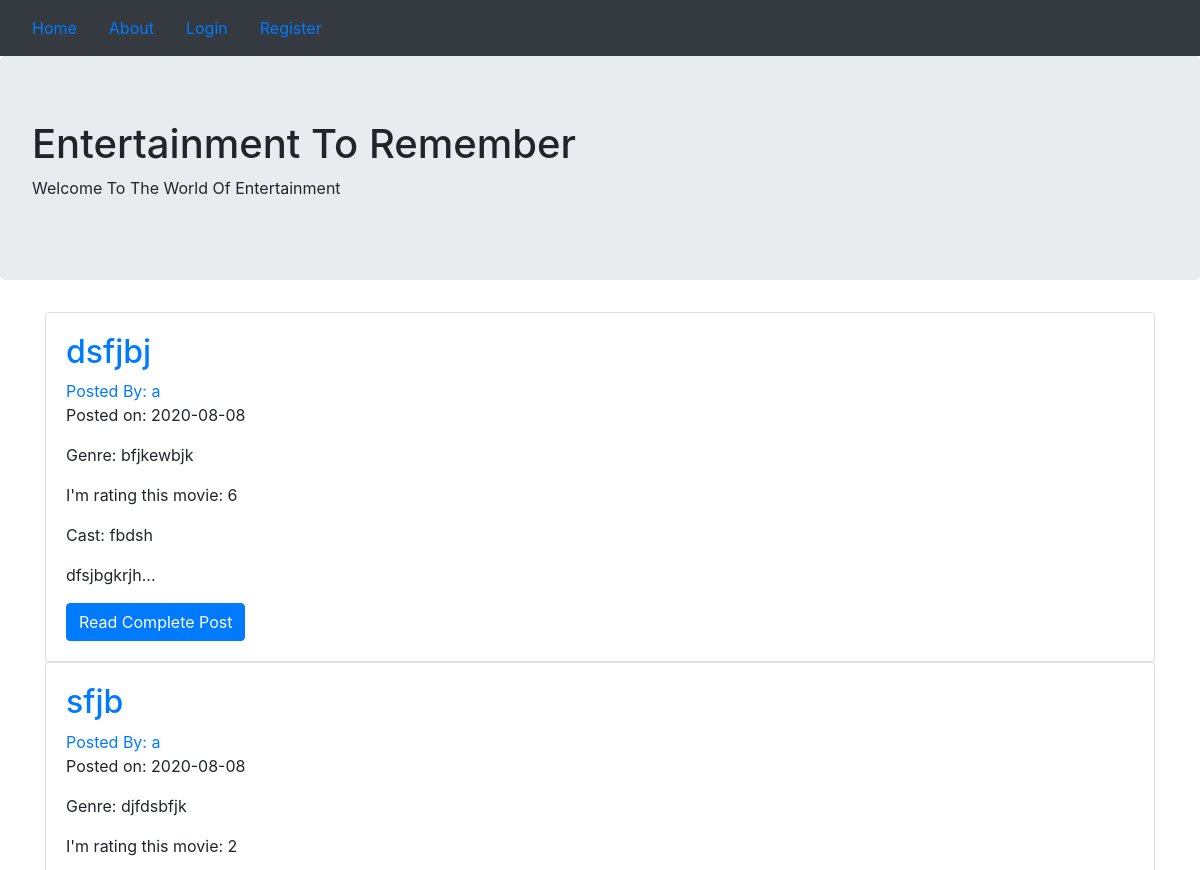
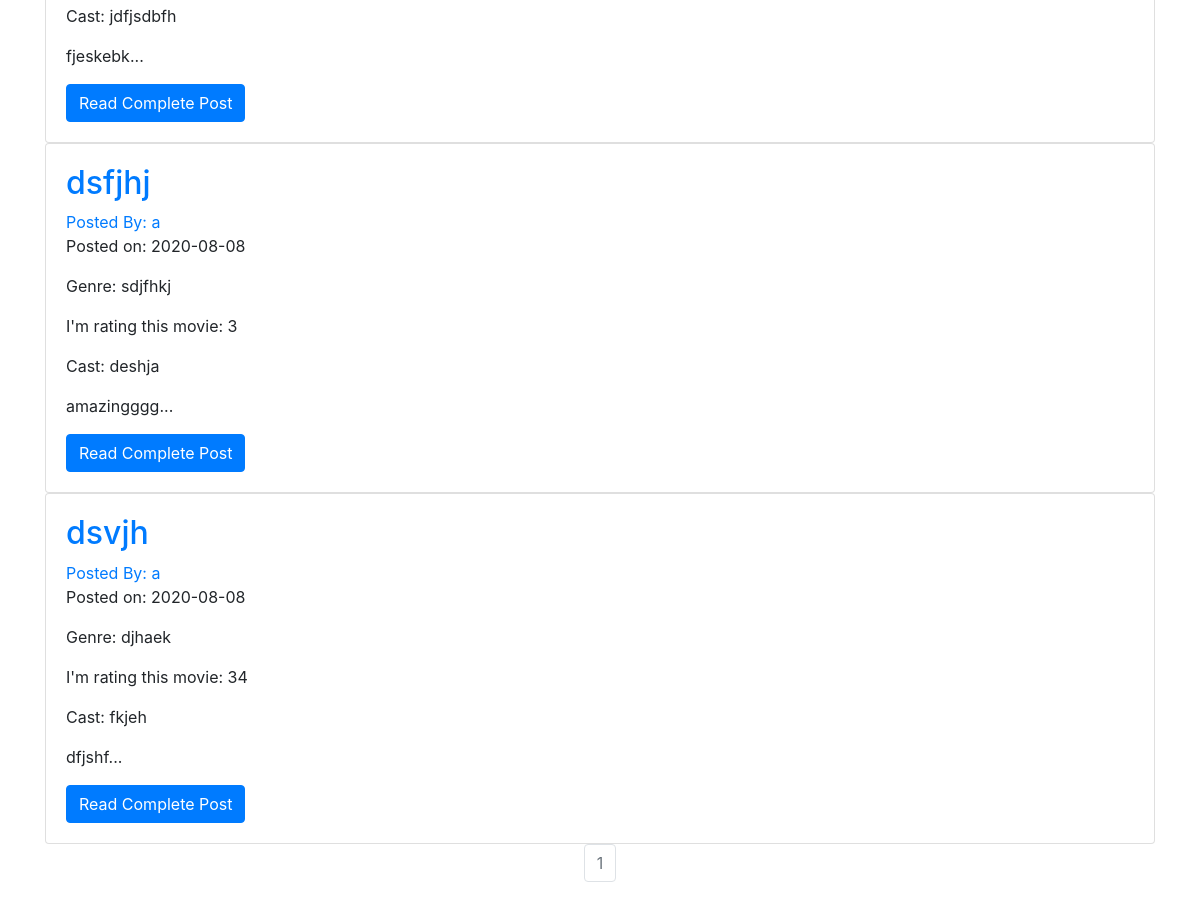
The page / on the database its author committed (2 pictures, top to bottom).
### myproject/models.py (models this page shows, shortened)
class Movie(db.Model):
    id = db.Column(db.Integer, primary_key=True)
    user_id = db.Column(db.Integer, db.ForeignKey('users.id'), nullable=False)
    name = db.Column(db.String(64), nullable=False)
    cast = db.Column(db.String(128), nullable=False)
    rating = db.Column(db.Integer, nullable=False)
    genre = db.Column(db.String, nullable=False)
    review = db.Column(db.Text, nullable=False)
    date = db.Column(db.DateTime, nullable=False, default=datetime.utcnow)

class User(db.Model, UserMixin):
    __tablename__ = 'users'
    id = db.Column(db.Integer, primary_key=True)
    name = db.Column(db.String(64), nullable=False)
    profile_image = db.Column(db.String(64), nullable=False, default='default_profile.png')
    email = db.Column(db.String(64), unique=True, index=True)
    username = db.Column(db.String(64), unique=True, index=True)
    password_hash = db.Column(db.String(128))
    posts = db.relationship('Movie', backref='audience', lazy=True)

### myproject/core/views.py (the view)
@core.route('/')
def index():
    page = request.args.get(1, type=int)
    movie_posts = Movie.query.order_by(Movie.date.desc()).paginate(page=page, per_page=10)
    return render_template('index.html', movie_posts=movie_posts)

### myproject/templates/index.html (shortened to what this page needs)
{% extends 'base.html' %}
{% block content %}
 <div class="jumbotron">
    <h1>Entertainment To Remember</h1>
    <p>Welcome To The World Of Entertainment</p>
  </div>
  <div class="container">
    {% for post in movie_posts.items %}
    <div class="card" >
      <div class="card-body">
        <h2><a class="card-title" href="  {{ url_for('movie.movie_post', movie_id=post.id) }}">{{ post.name }}</a></h2>
        <a href="{{ url_for('users.user_posts', username=post.audience.username) }}">Posted By: {{ post.audience.username }}</a>
        <p>Posted on: {{ post.date.strftime('%Y-%m-%d') }}</p>
        <p>Genre: {{ post.genre }}</p>
        <p>I'm rating this movie: {{ post.rating }}</p>
        <p>Cast: {{ post.cast }}</p>
        <p class="card-text">{{ post.review[:10] }}...</p>
        <a href="{{ url_for('movie.movie_post', movie_id=post.id) }}" class="btn btn-primary">Read Complete Post</a>
      </div>
    </div>
   {% endfor %}
   <nav aria-label="Page navigation example">
     <ul class="pagination justify-content-center">
       {% for page_num in movie_posts.iter_pages(left_edge=1, right_edge=1, left_current=1, right_current=2) %}
          {% if movie_posts.page == page_num %}
          <li class="page-item disabled">
            <a class="page-link" href="{{ url_for('core.index', page=page_num) }}">{{ page_num }}</a></li>
          {% else %}
            <li class="page-item"><a class="page-link" href="{{ url_for('core.index', page=page_num) }}">{{ page_num }}</a></li>
          {% endif %}
      {% endfor %}
     </ul>
   </nav>
  </div>
{% endblock %}

### rows shown on the page
Movie: name "dsfjbj", audience.username "a", date "2020-08-08", genre "bfjkewbjk", rating "6", cast "fbdsh", review "dfsjbgkrjh"
Movie: name "sfjb", audience.username "a", date "2020-08-08", genre "djfdsbfjk", rating "2", cast "jdfjsdbfh", review "fjeskebk"
Movie: name "dsfjhj", audience.username "a", date "2020-08-08", genre "sdjfhkj", rating "3", cast "deshja", review "amazingggg"
Movie: name "dsvjh", audience.username "a", date "2020-08-08", genre "djhaek", rating "34", cast "fkjeh", review "dfjshf"

### other values the page prints
{{ page_num }} "1"
